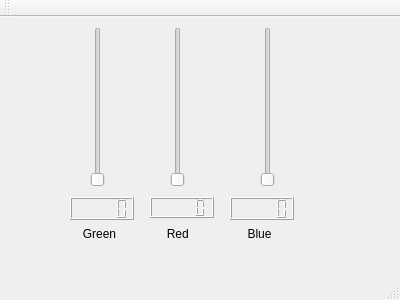
<?xml version="1.0" encoding="UTF-8"?>
<ui version="4.0">
 <class>MainWindow</class>
 <widget class="QMainWindow" name="MainWindow">
  <property name="geometry">
   <rect>
    <x>0</x>
    <y>0</y>
    <width>400</width>
    <height>300</height>
   </rect>
  </property>
  <property name="windowTitle">
   <string>MainWindow</string>
  </property>
  <widget class="QWidget" name="centralWidget">
   <widget class="QSlider" name="Green_VerticalSlider">
    <property name="geometry">
     <rect>
      <x>90</x>
      <y>10</y>
      <width>16</width>
      <height>160</height>
     </rect>
    </property>
    <property name="maximum">
     <number>100</number>
    </property>
    <property name="orientation">
     <enum>Qt::Vertical</enum>
    </property>
   </widget>
   <widget class="QSlider" name="Red_VerticalSlider">
    <property name="geometry">
     <rect>
      <x>170</x>
      <y>10</y>
      <width>16</width>
      <height>160</height>
     </rect>
    </property>
    <property name="maximum">
     <number>100</number>
    </property>
    <property name="orientation">
     <enum>Qt::Vertical</enum>
    </property>
   </widget>
   <widget class="QSlider" name="Blue_VerticalSlider">
    <property name="geometry">
     <rect>
      <x>260</x>
      <y>10</y>
      <width>16</width>
      <height>160</height>
     </rect>
    </property>
    <property name="maximum">
     <number>100</number>
    </property>
    <property name="orientation">
     <enum>Qt::Vertical</enum>
    </property>
   </widget>
   <widget class="QLCDNumber" name="lcdNumber">
    <property name="geometry">
     <rect>
      <x>70</x>
      <y>180</y>
      <width>64</width>
      <height>23</height>
     </rect>
    </property>
   </widget>
   <widget class="QLCDNumber" name="lcdNumber_2">
    <property name="geometry">
     <rect>
      <x>150</x>
      <y>180</y>
      <width>64</width>
      <height>21</height>
     </rect>
    </property>
   </widget>
   <widget class="QLCDNumber" name="lcdNumber_3">
    <property name="geometry">
     <rect>
      <x>230</x>
      <y>180</y>
      <width>64</width>
      <height>23</height>
     </rect>
    </property>
   </widget>
   <widget class="QLabel" name="label">
    <property name="geometry">
     <rect>
      <x>70</x>
      <y>210</y>
      <width>59</width>
      <height>14</height>
     </rect>
    </property>
    <property name="text">
     <string>Green</string>
    </property>
    <property name="alignment">
     <set>Qt::AlignCenter</set>
    </property>
   </widget>
   <widget class="QLabel" name="label_2">
    <property name="geometry">
     <rect>
      <x>150</x>
      <y>210</y>
      <width>59</width>
      <height>14</height>
     </rect>
    </property>
    <property name="text">
     <string>Red </string>
    </property>
    <property name="alignment">
     <set>Qt::AlignCenter</set>
    </property>
   </widget>
   <widget class="QLabel" name="label_3">
    <property name="geometry">
     <rect>
      <x>230</x>
      <y>210</y>
      <width>59</width>
      <height>14</height>
     </rect>
    </property>
    <property name="text">
     <string>Blue</string>
    </property>
    <property name="alignment">
     <set>Qt::AlignCenter</set>
    </property>
   </widget>
  </widget>
  <widget class="QMenuBar" name="menuBar">
   <property name="geometry">
    <rect>
     <x>0</x>
     <y>0</y>
     <width>400</width>
     <height>19</height>
    </rect>
   </property>
  </widget>
  <widget class="QToolBar" name="mainToolBar">
   <attribute name="toolBarArea">
    <enum>TopToolBarArea</enum>
   </attribute>
   <attribute name="toolBarBreak">
    <bool>false</bool>
   </attribute>
  </widget>
  <widget class="QStatusBar" name="statusBar"/>
 </widget>
 <layoutdefault spacing="6" margin="11"/>
 <resources/>
 <connections>
  <connection>
   <sender>Green_VerticalSlider</sender>
   <signal>valueChanged(int)</signal>
   <receiver>lcdNumber</receiver>
   <slot>display(int)</slot>
   <hints>
    <hint type="sourcelabel">
     <x>97</x>
     <y>92</y>
    </hint>
    <hint type="destinationlabel">
     <x>96</x>
     <y>230</y>
    </hint>
   </hints>
  </connection>
  <connection>
   <sender>Red_VerticalSlider</sender>
   <signal>valueChanged(int)</signal>
   <receiver>lcdNumber_2</receiver>
   <slot>display(int)</slot>
   <hints>
    <hint type="sourcelabel">
     <x>178</x>
     <y>110</y>
    </hint>
    <hint type="destinationlabel">
     <x>180</x>
     <y>225</y>
    </hint>
   </hints>
  </connection>
  <connection>
   <sender>Blue_VerticalSlider</sender>
   <signal>valueChanged(int)</signal>
   <receiver>lcdNumber_3</receiver>
   <slot>display(int)</slot>
   <hints>
    <hint type="sourcelabel">
     <x>265</x>
     <y>139</y>
    </hint>
    <hint type="destinationlabel">
     <x>265</x>
     <y>221</y>
    </hint>
   </hints>
  </connection>
 </connections>
</ui>
